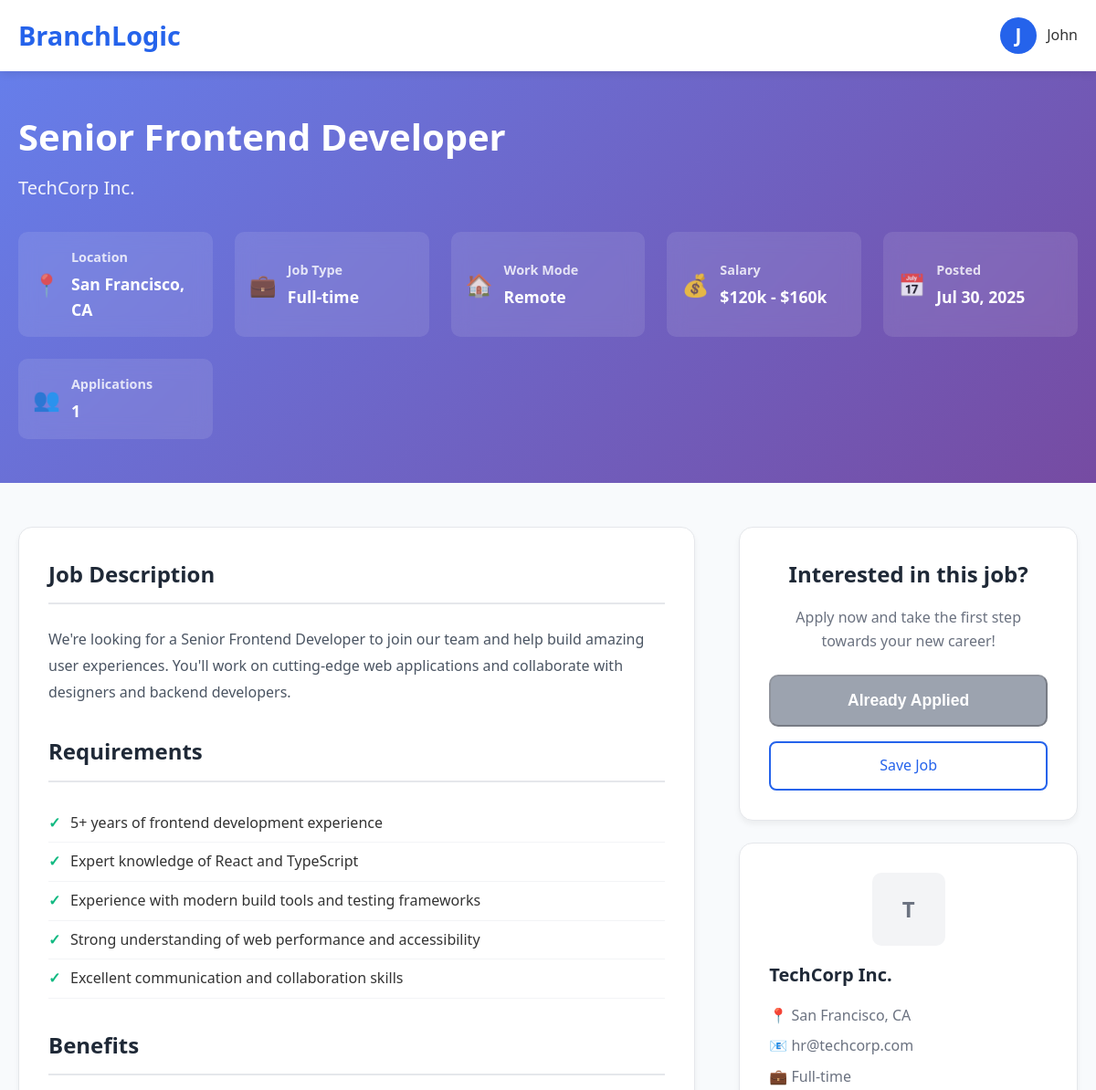
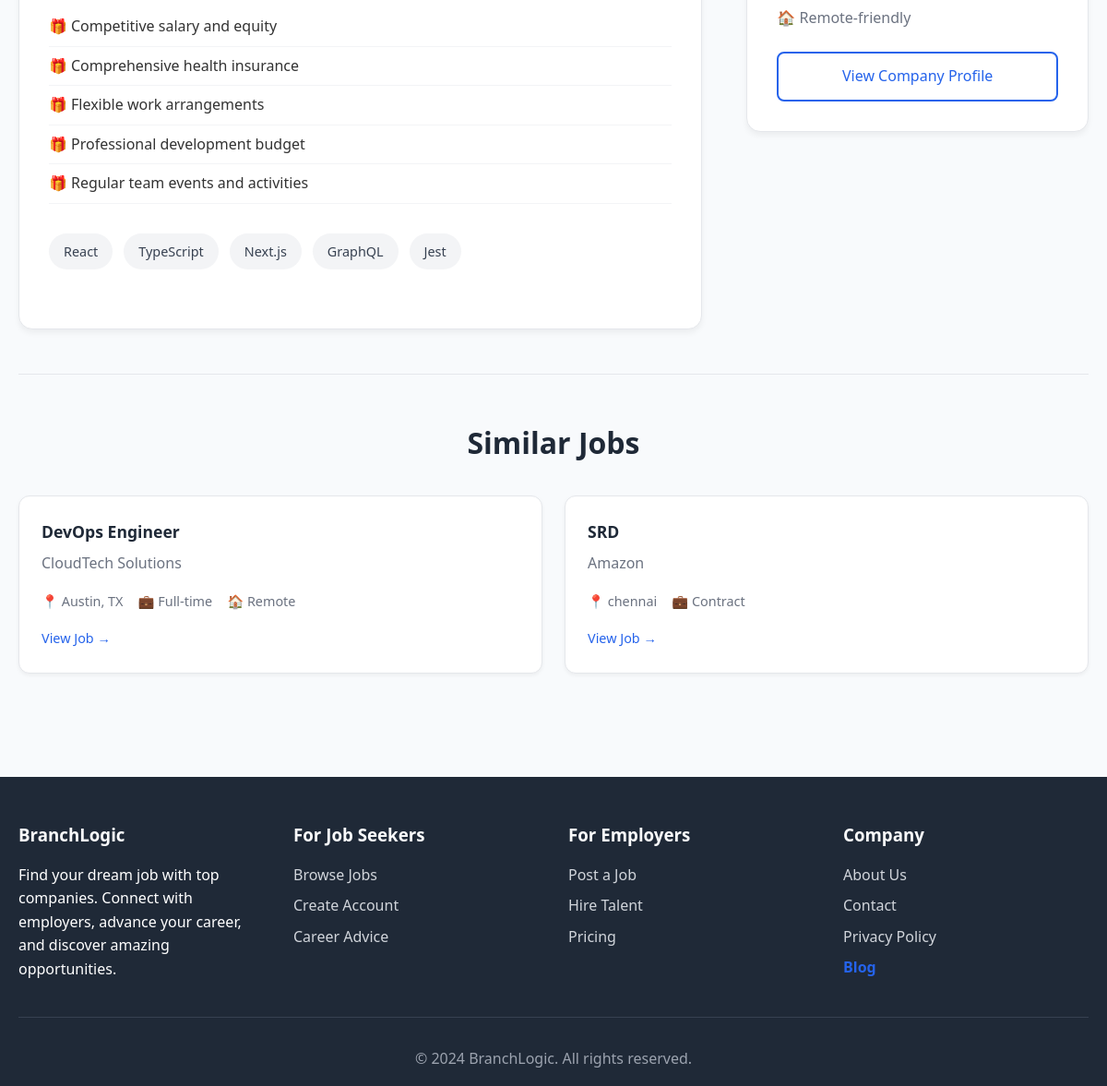
Screenshot of /jobs/1 (signed in) with the database file from the repository (2 pictures, top to bottom).
### app.py (models this page shows)
class User(UserMixin, db.Model):
    id = db.Column(db.Integer, primary_key=True)
    email = db.Column(db.String(120), unique=True, nullable=False)
    password_hash = db.Column(db.String(200), nullable=False)
    display_name = db.Column(db.String(100), nullable=False)
    first_name = db.Column(db.String(50), nullable=False)
    last_name = db.Column(db.String(50), nullable=False)
    role = db.Column(db.String(20), nullable=False, default='jobseeker')
    profile_complete = db.Column(db.Boolean, default=False)
    avatar = db.Column(db.String(200))
    bio = db.Column(db.Text)
    skills = db.Column(db.Text)
    experience = db.Column(db.Text)
    education = db.Column(db.Text)
    location = db.Column(db.String(100))
    website = db.Column(db.String(200))
    linkedin = db.Column(db.String(200))
    github = db.Column(db.String(200))
    created_at = db.Column(db.DateTime, default=datetime.utcnow)
    updated_at = db.Column(db.DateTime, default=datetime.utcnow, onupdate=datetime.utcnow)

class Job(db.Model):
    id = db.Column(db.Integer, primary_key=True)
    title = db.Column(db.String(200), nullable=False)
    company = db.Column(db.String(200), nullable=False)
    location = db.Column(db.String(200), nullable=False)
    job_type = db.Column(db.String(50), nullable=False)
    remote = db.Column(db.Boolean, default=False)
    salary = db.Column(db.String(100))
    tags = db.Column(db.Text)
    urgent = db.Column(db.Boolean, default=False)
    logo = db.Column(db.String(200))
    description = db.Column(db.Text)
    requirements = db.Column(db.Text)
    benefits = db.Column(db.Text)
    category = db.Column(db.String(100))
    employer_id = db.Column(db.Integer, db.ForeignKey('user.id'), nullable=False)
    employer_email = db.Column(db.String(200), nullable=False)
    status = db.Column(db.String(20), default='active')
    applications_count = db.Column(db.Integer, default=0)
    application_deadline = db.Column(db.DateTime)
    posted_at = db.Column(db.DateTime, default=datetime.utcnow)
    created_at = db.Column(db.DateTime, default=datetime.utcnow)
    updated_at = db.Column(db.DateTime, default=datetime.utcnow, onupdate=datetime.utcnow)

### app.py (the view)
@app.route('/jobs/<int:job_id>')
def job_detail(job_id):
    job = Job.query.get_or_404(job_id)
    related_jobs = Job.query.filter_by(category=job.category).filter(Job.id != job_id).limit(3).all()
    already_applied = False
    if current_user.is_authenticated:
        already_applied = Application.query.filter_by(job_id=job_id, applicant_id=current_user.id).first() is not None
    return render_template('job_detail.html', job=job, related_jobs=related_jobs, already_applied=already_applied)

### app.py (called while the page is built)
@login_manager.user_loader
def load_user(user_id):
    return User.query.get(int(user_id))

### templates/job_detail.html (shortened to what this page needs)
{% extends "base.html" %}
{% block content %}
<section class="job-detail-header">
    <div class="container">
        <h1>{{ job.title }}</h1>
        <p class="job-company-name">{{ job.company }}</p>
        <div class="job-meta-grid">
            <div class="meta-item">
                <div class="meta-icon">📍</div>
                <div class="meta-content">
                    <h4>Location</h4>
                    <p>{{ job.location }}</p>
                </div>
            </div>
            <div class="meta-item">
                <div class="meta-icon">💼</div>
                <div class="meta-content">
                    <h4>Job Type</h4>
                    <p>{{ job.job_type }}</p>
                </div>
            </div>
            {% if job.remote %}
            <div class="meta-item">
                <div class="meta-icon">🏠</div>
                <div class="meta-content">
                    <h4>Work Mode</h4>
                    <p>Remote</p>
                </div>
            </div>
            {% endif %}
            {% if job.salary %}
            <div class="meta-item">
                <div class="meta-icon">💰</div>
                <div class="meta-content">
                    <h4>Salary</h4>
                    <p>{{ job.salary }}</p>
                </div>
            </div>
            {% endif %}
            <div class="meta-item">
                <div class="meta-icon">📅</div>
                <div class="meta-content">
                    <h4>Posted</h4>
                    <p>{{ job.posted_at.strftime('%b %d, %Y') }}</p>
                </div>
            </div>
            <div class="meta-item">
                <div class="meta-icon">👥</div>
                <div class="meta-content">
                    <h4>Applications</h4>
                    <p>{{ job.applications_count }}</p>
                </div>
            </div>
        </div>
    </div>
</section>
<section class="job-content">
    <div class="container">
        <div class="content-grid">
            <div class="job-description-section">
                <h2 class="section-title">Job Description</h2>
                <div class="job-description">
                    {{ job.description or "No description provided." }}
                </div>
                {% if job.requirements %}
                <div class="job-requirements">
                    <h3 class="section-title">Requirements</h3>
                    <ul class="requirements-list">
                        {% for requirement in job.requirements.split('\n') %}
                        <li>{{ requirement.strip() }}</li>
                        {% endfor %}
                    </ul>
                </div>
                {% endif %}
                {% if job.benefits %}
                <div class="job-benefits">
                    <h3 class="section-title">Benefits</h3>
                    <ul class="benefits-list">
                        {% for benefit in job.benefits.split('\n') %}
                        <li>{{ benefit.strip() }}</li>
                        {% endfor %}
                    </ul>
                </div>
                {% endif %}
                {% if job.tags %}
                <div class="job-tags">
                    {% for tag in job.tags.split(',') %}
                    <span class="job-tag">{{ tag.strip() }}</span>
                    {% endfor %}
                </div>
                {% endif %}
            </div>
            <div class="job-sidebar">
                <div class="apply-card">
                    <h3>Interested in this job?</h3>
                    <p>Apply now and take the first step towards your new career!</p>
                    {% if current_user.is_authenticated %}
                        {% if already_applied %}
                            <button class="apply-btn" style="background: #9ca3af; cursor: not-allowed;" disabled>Already Applied</button>
                        {% else %}
                            <a href="{{ url_for('apply_job', job_id=job.id) }}" class="apply-btn">Apply Now</a>
                        {% endif %}
                        <a href="#" class="save-btn">Save Job</a>
                    {% else %}
                        <a href="{{ url_for('login') }}" class="apply-btn">Login to Apply</a>
                        <a href="{{ url_for('signup') }}" class="save-btn">Sign Up</a>
                    {% endif %}
                </div>
                <div class="company-card">
                    <div class="company-logo">{{ job.company[0] }}</div>
                    <h3>{{ job.company }}</h3>
                    <div class="company-info">
                        <p>📍 {{ job.location }}</p>
                        <p>📧 {{ job.employer_email }}</p>
                        <p>💼 {{ job.job_type }}</p>
                        {% if job.remote %}
                        <p>🏠 Remote-friendly</p>
                        {% endif %}
                    </div>
                    <a href="#" class="btn btn-outline" style="width: 100%; text-align: center;">View Company Profile</a>
                </div>
            </div>
        </div>
        {% if related_jobs %}
        <div class="related-jobs">
            <h2>Similar Jobs</h2>
            <div class="related-grid">
                {% for related_job in related_jobs %}
                <div class="related-job-card">
                    <h3 class="related-job-title">{{ related_job.title }}</h3>
                    <p class="related-job-company">{{ related_job.company }}</p>
                    <div class="related-job-meta">
                        <span>📍 {{ related_job.location }}</span>
                        <span>💼 {{ related_job.job_type }}</span>
                        {% if related_job.remote %}
                        <span>🏠 Remote</span>
                        {% endif %}
                    </div>
                    <a href="{{ url_for('job_detail', job_id=related_job.id) }}" class="related-job-link">View Job →</a>
                </div>
                {% endfor %}
            </div>
        </div>
        {% endif %}
    </div>
</section>
{% endblock %}

### templates/base.html (shortened to what this page needs)
<!DOCTYPE html>
<html lang="en">
<head>
</head>
<body>
    <nav class="navbar">
        <div class="container">
            <div class="nav-container" style="justify-content: space-between;">
                <a href="{{ url_for('home') }}" class="logo">BranchLogic</a>
                <div class="profile-dropdown">
                    <div class="profile-avatar">
                        <span class="avatar-circle">{{ current_user.first_name[0] if current_user.is_authenticated else 'U' }}</span>
                        <span class="profile-name">{{ current_user.first_name if current_user.is_authenticated else 'User' }}</span>
                    </div>
                </div>
            </div>
        </div>
    </nav>
    <main>
        {% block content %}{% endblock %}
    </main>
    <footer class="footer">
        <div class="container">
            <div class="footer-content">
                <div class="footer-section">
                    <h3>BranchLogic</h3>
                    <p>Find your dream job with top companies. Connect with employers, advance your career, and discover amazing opportunities.</p>
                </div>
                <div class="footer-section">
                    <h3>For Job Seekers</h3>
                    <a href="{{ url_for('jobs') }}">Browse Jobs</a>
                    <a href="{{ url_for('signup') }}">Create Account</a>
                    <a href="#">Career Advice</a>
                </div>
                <div class="footer-section">
                    <h3>For Employers</h3>
                    <a href="{{ url_for('post_job') }}">Post a Job</a>
                    <a href="{{ url_for('signup') }}">Hire Talent</a>
                    <a href="#">Pricing</a>
                </div>
                <div class="footer-section">
                    <h3>Company</h3>
                    <a href="#">About Us</a>
                    <a href="#">Contact</a>
                    <a href="#">Privacy Policy</a>
                    <a href="{{ url_for('blog') }}" style="color:#2563eb; font-weight:600;">Blog</a>
                </div>
            </div>
            <div class="footer-bottom">
                <p>&copy; 2024 BranchLogic. All rights reserved.</p>
            </div>
        </div>
    </footer>
</body>
</html>

### templates/base.html (style rules this page uses)
.profile-dropdown { position: relative; display: flex; align-items: center; margin-left: 2rem; }
.profile-avatar { display: flex; align-items: center; cursor: pointer; }
.avatar-circle { width: 40px; height: 40px; background: #2563eb; color: #fff; border-radius: 50%; display: flex; align-items: center; justify-content: center; font-size: 1.3rem; font-weight: bold; margin-right: 0.7rem; }
.profile-name { font-weight: 500; color: #333; }
* { margin: 0; padding: 0; box-sizing: border-box; }
body { font-family: 'Segoe UI', Tahoma, Geneva, Verdana, sans-serif; line-height: 1.6; color: #333; background-color: #f8fafc; }
.container { max-width: 1200px; margin: 0 auto; padding: 0 20px; }
.navbar { background: #fff; box-shadow: 0 2px 10px rgba(0,0,0,0.1); position: sticky; top: 0; z-index: 1000; }
.nav-container { display: flex; justify-content: space-between; align-items: center; padding: 1rem 0; }
.logo { font-size: 1.8rem; font-weight: bold; color: #2563eb; text-decoration: none; }
.btn { padding: 0.75rem 1.5rem; border: none; border-radius: 8px; font-weight: 500; text-decoration: none; display: inline-block; cursor: pointer; transition: all 0.3s; font-size: 1rem; }
.btn-outline { background: transparent; color: #2563eb; border: 2px solid #2563eb; }
.footer { background: #1f2937; color: white; padding: 3rem 0 1rem; margin-top: 4rem; }
.footer-content { display: grid; grid-template-columns: repeat(auto-fit, minmax(250px, 1fr)); gap: 2rem; margin-bottom: 2rem; }
.footer-section h3 { margin-bottom: 1rem; color: #f9fafb; }
.footer-section a { color: #d1d5db; text-decoration: none; display: block; margin-bottom: 0.5rem; }
.footer-bottom { text-align: center; padding-top: 2rem; border-top: 1px solid #374151; color: #9ca3af; }

### rows the page displays
User: first_name "J", first_name "John"
Job: title "Senior Frontend Developer", company "TechCorp Inc.", location "San Francisco, CA", job_type "Full-time", salary "$120k - $160k", posted_at "Jul 30, 2025", applications_count "1", description "We're looking for a Senior Frontend Developer to join our team and help build amazing user experiences. You'll work on cutting-edge web applications and collaborate with designers and backend developers.", company "T", employer_email "hr@techcorp.com"
Job: title "DevOps Engineer", company "CloudTech Solutions", location "Austin, TX", job_type "Full-time", remote "🏠 Remote"
Job: title "SRD", company "Amazon", location "chennai", job_type "Contract"

### other values shown
{{ requirement.strip() }} "5+ years of frontend development experience" "Expert knowledge of React and TypeScript" "Experience with modern build tools and testing frameworks" "Strong understanding of web performance and accessibility" "Excellent communication and collaboration skills"
{{ benefit.strip() }} "Competitive salary and equity" "Comprehensive health insurance" "Flexible work arrangements" "Professional development budget" "Regular team events and activities"
{{ tag.strip() }} "React" "TypeScript" "Next.js" "GraphQL" "Jest"
